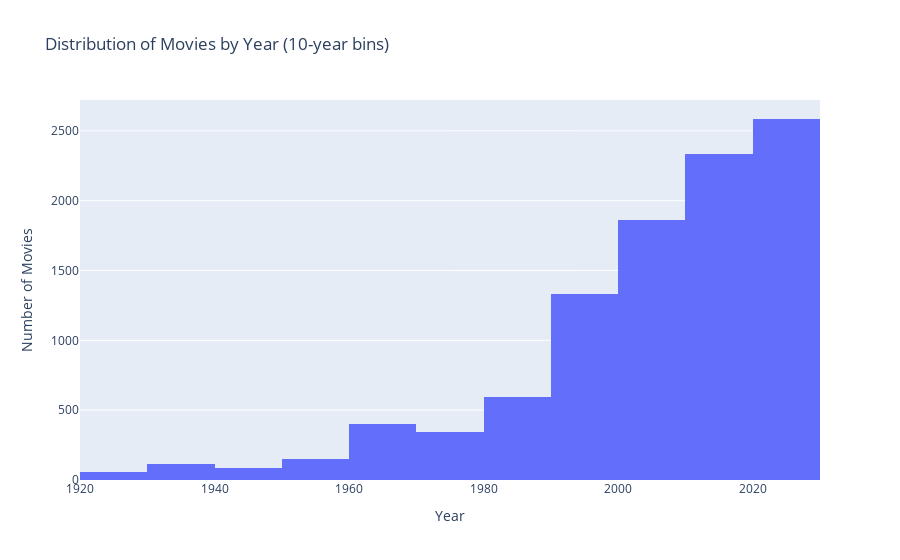

The notebook cell saved with this chart:
### Markdown cell above
#### 1️. One-Hot Encoding (Categorical)
- **Columns:** `Certificate`, `Year`
- **Method:** Convert categories into one-hot vectors.
- **Purpose:** Transform categorical values into numerical features for models.

### Code cell
df['Year'] = pd.to_numeric(df['Year'], errors='coerce')

import plotly.express as px
import pandas as pd
import numpy as np

# Chuyển Year sang số
df['Year'] = pd.to_numeric(df['Year'], errors='coerce')

# Loại bỏ NaN
df_year = df.dropna(subset=['Year'])

# Vẽ histogram theo từng 10 năm
fig = px.histogram(
    df_year,
    x='Year',
    title='Distribution of Movies by Year (10-year bins)',
    labels={'Year': 'Year', 'count': 'Number of Movies'},
)

# Set bin size = 10 năm
fig.update_traces(
    xbins=dict(start=df_year['Year'].min(), 
               end=df_year['Year'].max(), 
               size=10)
)

fig.update_layout(
    xaxis_title='Year',
    yaxis_title='Number of Movies'
)

fig.show()

### Figure 1 — Plotly figure (JSON) as saved in the notebook; plotly's stock layout.template omitted (floating-point values rounded to 4 significant figures; data arrays with more than 128 entries replaced by an {"elided": "..."} marker saying what was removed)
{"data": [{"bingroup": "x", "hovertemplate": "Year=%{x}<br>count=%{y}<extra></extra>", "legendgroup": "", "marker": {"color": "#636efa", "pattern": {"shape": ""}}, "name": "", "orientation": "v", "showlegend": false, "type": "histogram", "x": {"elided": "9859 float values"}, "xaxis": "x", "xbins": {"end": 2025, "size": 10, "start": 1920}, "yaxis": "y"}], "layout": {"barmode": "relative", "legend": {"tracegroupgap": 0}, "title": {"text": "Distribution of Movies by Year (10-year bins)"}, "xaxis": {"anchor": "y", "domain": [0, 1], "title": {"text": "Year"}}, "yaxis": {"anchor": "x", "domain": [0, 1], "title": {"text": "Number of Movies"}}}}
